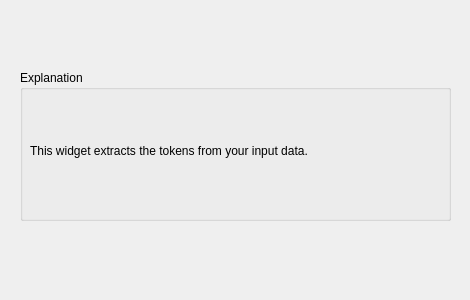
<?xml version="1.0" encoding="UTF-8"?>
<ui version="4.0">
 <class>Form</class>
 <widget class="QWidget" name="Form">
  <property name="geometry">
   <rect>
    <x>0</x>
    <y>0</y>
    <width>470</width>
    <height>300</height>
   </rect>
  </property>
  <property name="windowTitle">
   <string>Form</string>
  </property>
  <widget class="QGroupBox" name="groupBox">
   <property name="geometry">
    <rect>
     <x>20</x>
     <y>70</y>
     <width>431</width>
     <height>151</height>
    </rect>
   </property>
   <property name="title">
    <string>Explanation</string>
   </property>
   <widget class="QLabel" name="Description">
    <property name="geometry">
     <rect>
      <x>10</x>
      <y>60</y>
      <width>411</width>
      <height>41</height>
     </rect>
    </property>
    <property name="text">
     <string>This widget extracts the tokens from your input data.</string>
    </property>
    <property name="textFormat">
     <enum>Qt::AutoText</enum>
    </property>
    <property name="alignment">
     <set>Qt::AlignLeading|Qt::AlignLeft|Qt::AlignVCenter</set>
    </property>
    <property name="wordWrap">
     <bool>true</bool>
    </property>
   </widget>
  </widget>
 </widget>
 <resources/>
 <connections/>
</ui>
